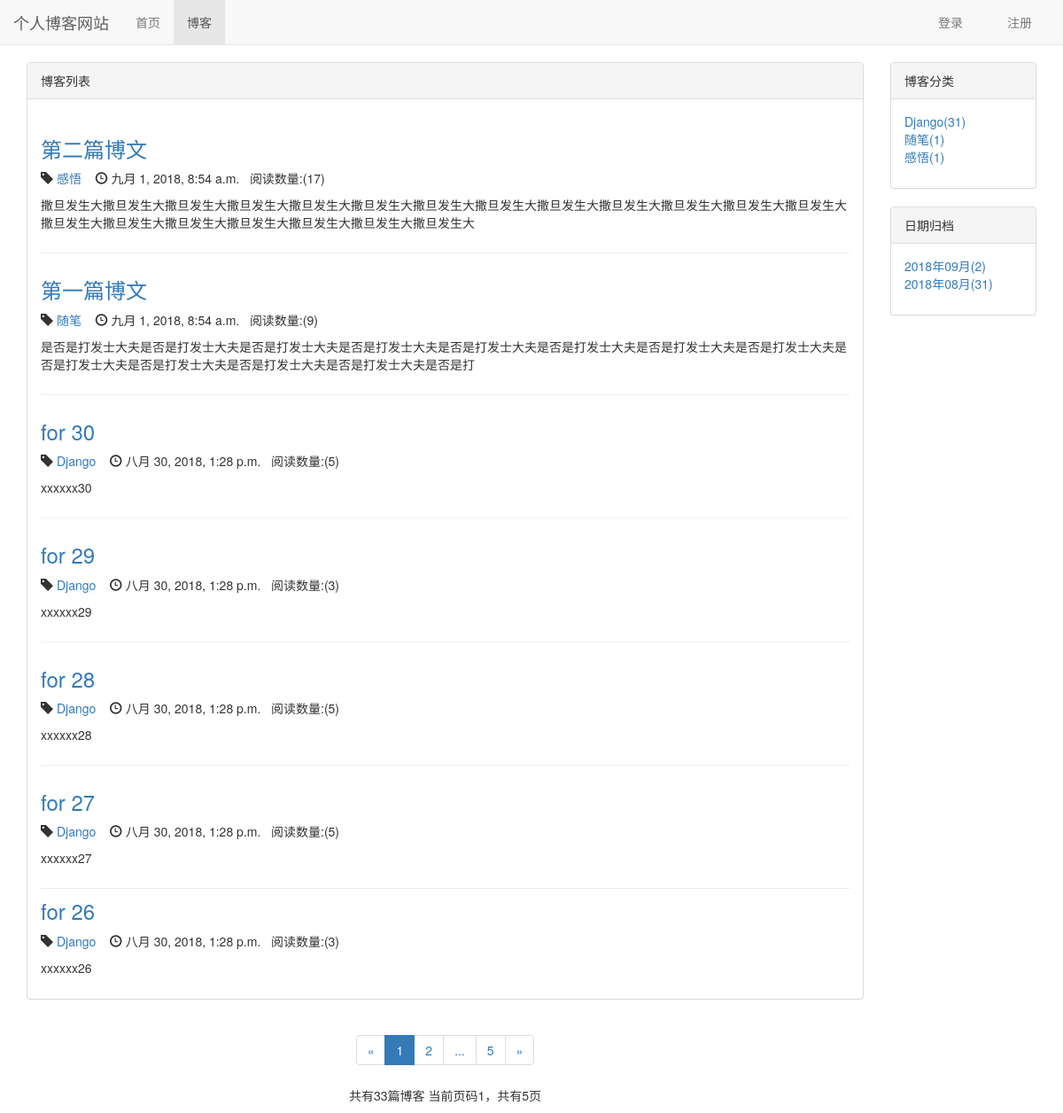
Page /blog/ on the earlier database version.
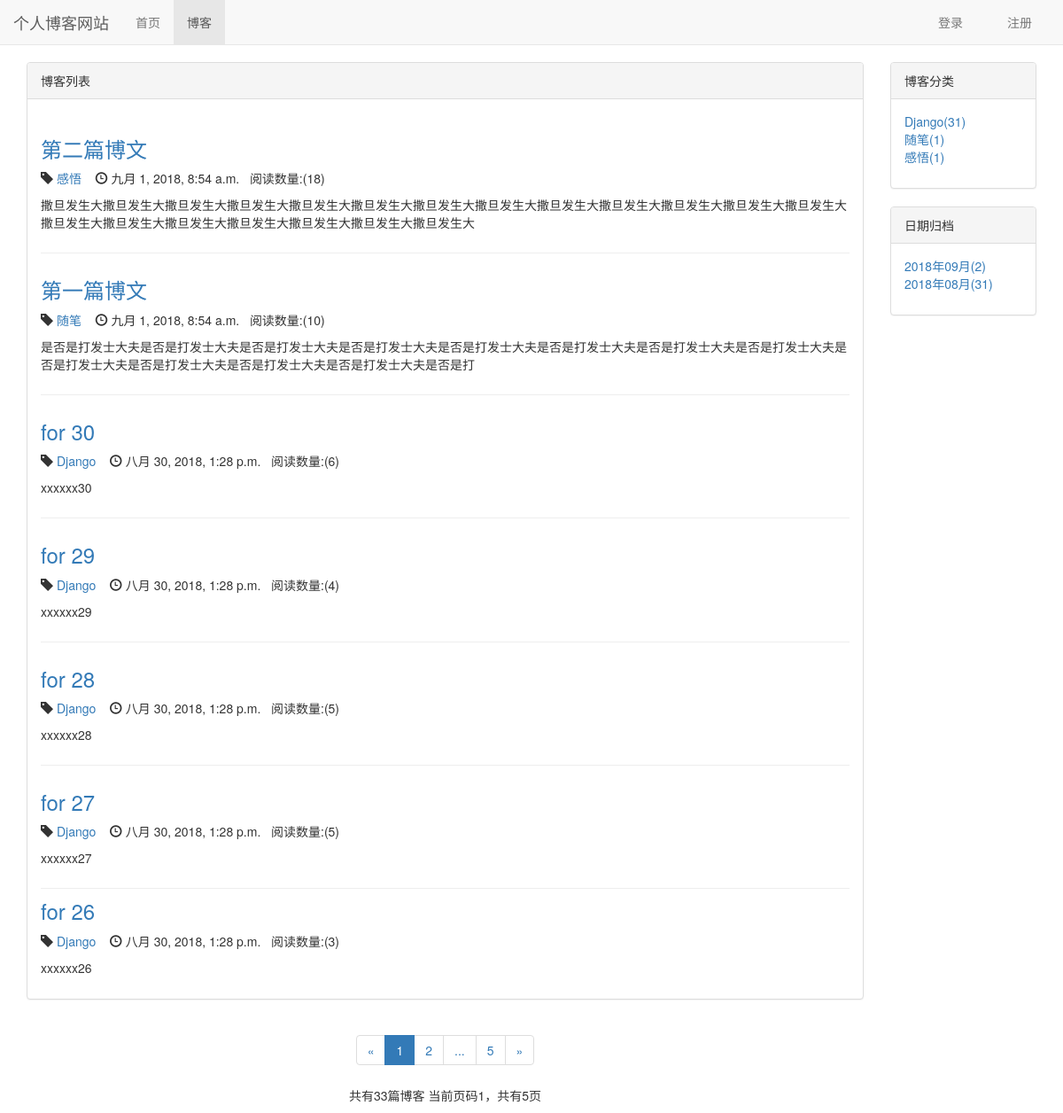
Same page on the later database version.
### blog/models.py (models this page shows, shortened)
class Blog(models.Model,ReadNumExpandMethod):
    title = models.CharField(max_length=50)
    blog_type = models.ForeignKey(BlogType,on_delete=models.CASCADE)
    content = RichTextUploadingField()             #使用ckeditor编辑器(带图片上传)
    author = models.ForeignKey(User,on_delete=models.CASCADE)
    read_details = GenericRelation(ReadDetail)
    created_time = models.DateTimeField(auto_now_add=True)
    last_updated_time = models.DateTimeField(auto_now=True)
    """
    def get_read_num(self):
        '''获取模型ReadNum的属性read_num'''
        try:
            return self.readnum.read_num
        except exceptions.ObjectDoesNotExist:
            return 0
    """
    class Meta:
        ordering = ['-created_time']

class BlogType(models.Model):
    type_name = models.CharField(max_length=15)

### read_statistics/models.py (models this page shows)
class ReadNum(models.Model):
    read_num = models.IntegerField(default=0)
    content_type = models.ForeignKey(ContentType, on_delete=models.CASCADE)
    object_id = models.PositiveIntegerField()
    content_object = GenericForeignKey('content_type', 'object_id')

### blog/views.py (the view)
# urls.py: path('', views.blog_list,name='blog_list'),
def blog_list(request):
    blog_all_list = Blog.objects.all()                 #获取全部列表
    context = get_list_common_date(request,blog_all_list)
    return render(request,"blog/blog_list.html",context)

### read_statistics/models.py (called while the page is built)
    def get_read_num(self):
        try:
            ct = ContentType.objects.get_for_model(self)
            readnum = ReadNum.objects.get(content_type=ct, object_id=self.id)
            return readnum.read_num
        except exceptions.ObjectDoesNotExist:
            return 0

### blog/templates/blog/blog_list.html (shortened to what the changed rows need)
{% extends 'base.html' %}
{% load staticfiles %}
{% block home-extends %}
    <link rel="stylesheet" href="{% static 'blog/blog.css' %}"/>
{% endblock %}
{% block content %}
    <div class="container">
        <div class="row">
            <div class="col-xs-12 col-sm-8 col-md-9 col-lg-10">
                <div class="panel panel-default">
                    <div class="panel-body">
                        {% for blog in blogs %}
                            <div class="blog">
                                <h3><a href="{% url 'blog_detail' blog.id %}">{{ blog.title }}</a></h3>
                                <p class="blog-info">
                                    <span class="glyphicon glyphicon-tag" aria-hidden="true"></span>
                                    <a href="{% url 'blogs_wilth_type' blog.blog_type.id %}">
                                        {{ blog.blog_type.type_name }}
                                    </a>
                                    <span class="glyphicon glyphicon-time" aria-hidden="true"></span>
                                    {{ blog.created_time }}&nbsp;&nbsp;
                                    <span>阅读数量:({{ blog.get_read_num }})</span>
                                </p>
                                <p>{{ blog.content|striptags|truncatechars:100 }}</p>
                            </div>
                        {% empty %}
                            <div class="blog">
                                <p>-- 暂无博客，敬请期待！--</p>
                            </div>
                        {% endfor %}
                    </div>
                </div>
            </div>
        </div>
    </div>
{% endblock %}

Differences in the rows shown:
changed through a linked row, Blog "第二篇博文": get_read_num "17" → "18"
changed through a linked row, Blog "第一篇博文": get_read_num "9" → "10"
changed through a linked row, Blog "for 30": get_read_num "5" → "6"
changed through a linked row, Blog "for 29": get_read_num "3" → "4"
